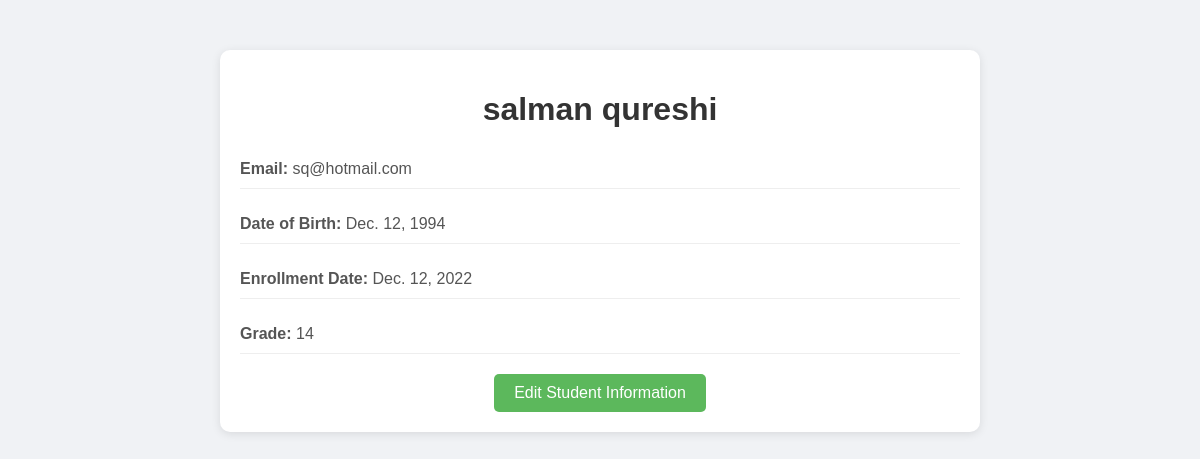
/students/5/ (signed in), run on an earlier commit of the app's database.
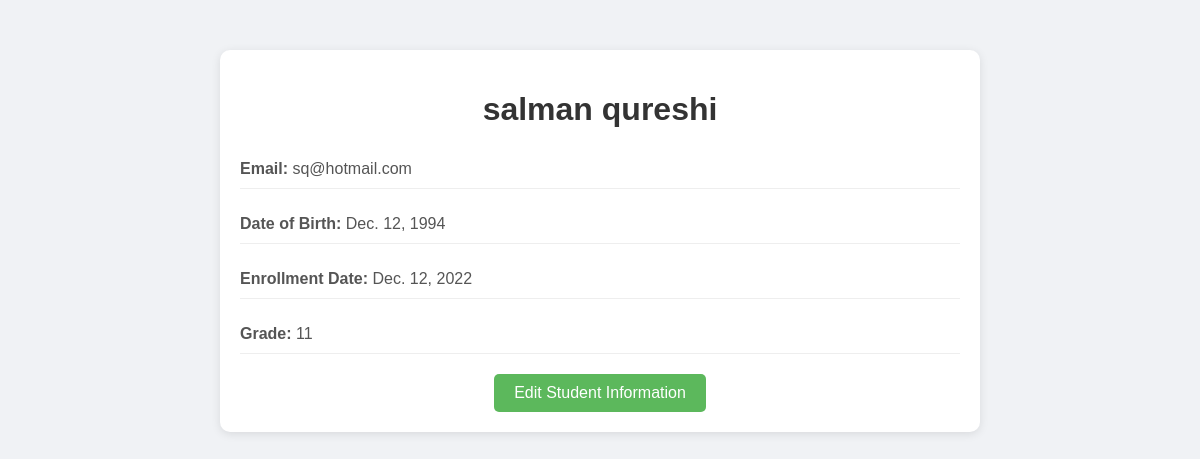
And on a later commit of the database.
### students/models.py (models this page shows, shortened)
class Student(models.Model):
    first_name = models.CharField(max_length=100)
    last_name = models.CharField(max_length=100)
    email = models.EmailField(unique=True)
    date_of_birth = models.DateField()
    enrollment_date = models.DateField()
    grade = models.IntegerField(validators=[MinValueValidator(1), MaxValueValidator(12)])

### students/views.py (the view)
# urls.py: path('<int:pk>/', views.student_detail, name='student_detail'),
@login_required
def student_detail(request, pk):
    student = get_object_or_404(Student, pk=pk)
    return render(request, 'students/student_detail.html', {'student': student})

### students/templates/students/student_detail.html (shortened to what this page needs)
<!DOCTYPE html>
<html lang="en">
<head>
</head>
<body>
    <div class="container">
        <h1>{{ student.first_name }} {{ student.last_name }}</h1>
        <p><strong>Email:</strong> {{ student.email }}</p>
        <p><strong>Date of Birth:</strong> {{ student.date_of_birth }}</p>
        <p><strong>Enrollment Date:</strong> {{ student.enrollment_date }}</p>
        <p><strong>Grade:</strong> {{ student.grade }}</p>
        <div class="actions">
            <a href="{% url 'edit_student' student.pk %}">Edit Student Information</a>
        </div>
    </div>
</body>
</html>

### students/templates/students/student_detail.html (style rules this page uses)
body { font-family: Arial, sans-serif; background-color: #f0f2f5; margin: 0; padding: 0; }
.container { width: 60%; margin: 0 auto; background-color: white; padding: 20px; box-shadow: 0 2px 10px rgba(0, 0, 0, 0.1); margin-top: 50px; border-radius: 10px; }
h1 { text-align: center; color: #333; }
p { font-size: 16px; color: #555; padding: 10px 0; border-bottom: 1px solid #eee; }
.actions { text-align: center; margin-top: 20px; }
.actions a { text-decoration: none; background-color: #5cb85c; color: white; padding: 10px 20px; border-radius: 5px; font-size: 16px; display: inline-block; }

What changed in the data, as far as the page shows it:
changed Student "salman": grade "14" → "11"
